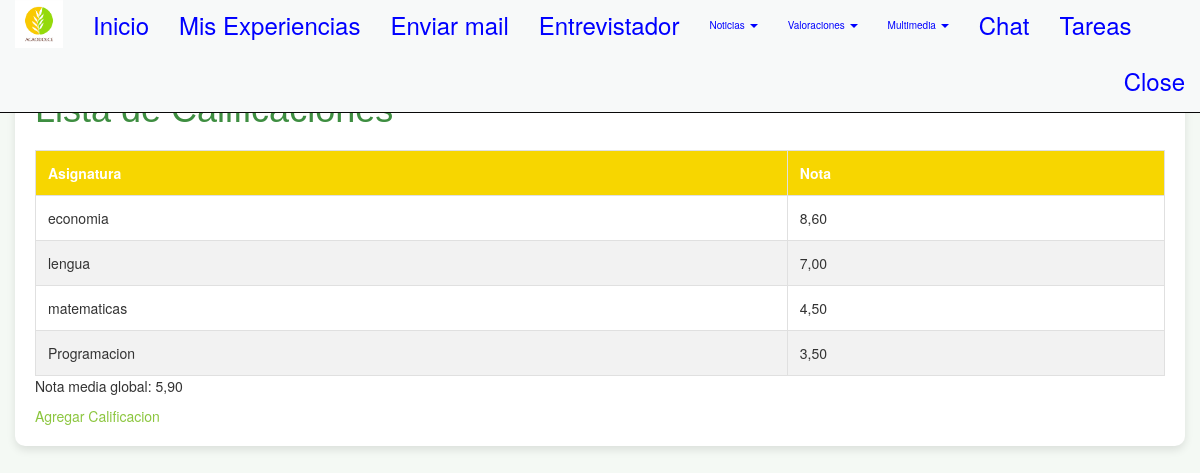
The app's page /lista_calificaciones/ (signed in), older data.
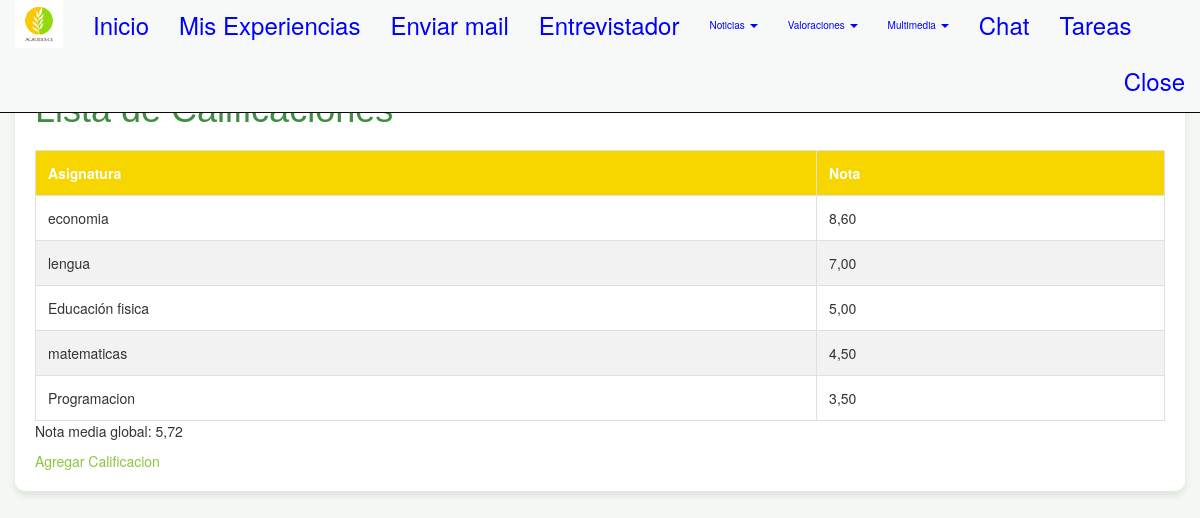
The same page, newer data.
### appportfolio/models.py (models this page shows, shortened)
class Calificacion(models.Model):
    id = models.AutoField(primary_key=True)
    asignatura = models.CharField(max_length=200)
    nota = models.DecimalField(max_digits=5, decimal_places=2)
    class Meta:
        verbose_name = "Calificacion"
        verbose_name_plural = "Calificaciones"
        ordering = ['id']

### appportfolio/views.py (the view)
# urls.py: path('lista_calificaciones/', views.lista_calificaciones, name='lista_calificaciones'),
def lista_calificaciones(request):
    calificaciones = Calificacion.objects.all().order_by('-nota')
    Totmedia = 0
    i = 0
    for media in calificaciones:
        Totmedia += media.nota
        i += 1
    promedio = Totmedia / i if i > 0 else None
    context = {
        'calificaciones': calificaciones,
        'promedio': promedio
    }
    return render(request, 'lista_calificaciones.html', context=context)

### templates/lista_calificaciones.html (shortened to what this page needs)
{% extends "base.html" %}
{% load static %}
{% block head %}
<link rel="stylesheet" href="https://maxcdn.bootstrapcdn.com/bootstrap/3.3.5/css/bootstrap.min.css">
<link rel="stylesheet" href="{% static 'css/tareas.css' %}">
{% endblock %}
{% block content %}
 <h1>Lista de Calificaciones</h1>
    <table>
        <thead>
            <tr>
                <th>Asignatura</th>
                <th>Nota</th>
            </tr>
        </thead>
        <tbody>
            {% for calificacion in calificaciones %}
                <tr>
                    <td>{{ calificacion.asignatura }}</td>
                    <td>{{ calificacion.nota }}</td>
                </tr>
            {% endfor %}
        </tbody>
    </table>
    <p>Nota media global: {{ promedio|default:"Sin calificaciones" }}</p>
    <a href="{% url 'añadir_calificacion' %}">Agregar Calificacion</a>
{% endblock %}

Row changes from the older to the newer data that the page shows:
added Calificacion: asignatura "Educación fisica", nota "5,00"
Text that changed along with them:
{{ promedio|default:"Sin calificaciones" }}: "5,90" → "5,72"
